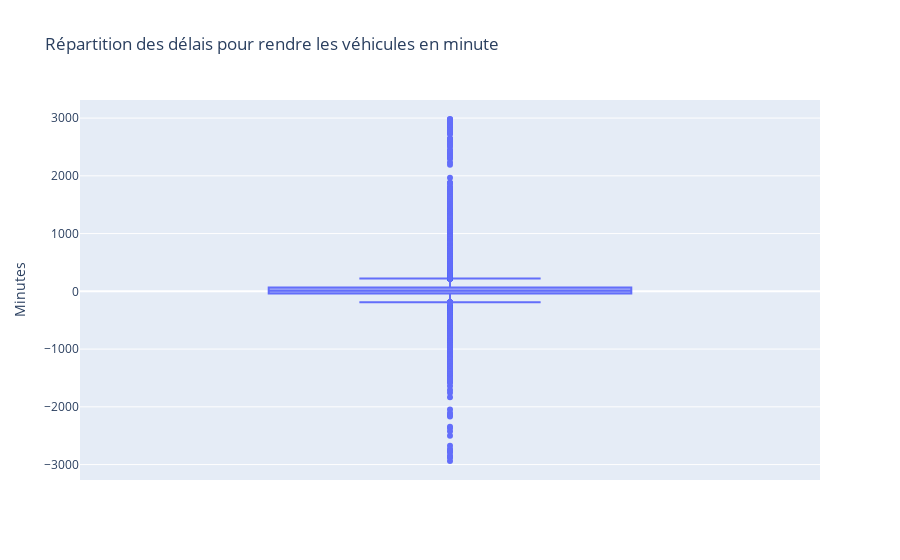

Notebook code for this chart:
### Code cell
# Drop lines containing invalid values or outliers  [Xˉ−3σ,Xˉ+3σ][Xˉ−3σ,Xˉ+3σ]
def delete_ouliers(dataset, sigmas=3, columns=[]):
    """
    Delete outliers from Pandas dataset.

    1 sigma --> 68%
    2 sigmas --> 95%
    3 sigmas --> 99%


    Parameters:
    dataset (pd.DataFrame): Pandas dataset
    columns (list): list of the columns in dataset to check outliers. All by default. 
    
    Returns:
    pd.DataFrame: clean dataset
    """
    masks = []
    if len(columns) < 1:
        columns = dataset.columns
        
    for col in columns:
        mean = dataset[col].mean()
        std = dataset[col].std()
        
        # 3 sigmas rules
        lower_bound = mean - sigmas * std
        upper_bound = mean + sigmas * std
        #print(f"For col {col}, lower is {lower_bound} and upper is {upper_bound}")
        
        # Create mask
        mask = (dataset[col] >= lower_bound) & (dataset[col] <= upper_bound)
        masks.append(mask)

    # Apply mask in all columns
    # example: 
    # row1 = [0,1,1] -> [0]
    # row2 = [1,1,1] -> [1]
    final_mask = pd.concat(masks, axis=1).all(axis=1)
    filtered_df = dataset.loc[final_mask, :]
    return filtered_df


print("old dataset shape:", dataset.shape)
dataset = delete_ouliers(dataset, columns=["delay_at_checkout_in_minutes"])
print("New dataset shape:", dataset.shape)

fig = px.box(
    dataset,
    y='delay_at_checkout_in_minutes',
    title='Répartition des délais pour rendre les véhicules en minute',
    labels={'delay_at_checkout_in_minutes': 'Minutes'}
)

# Afficher la figure
fig.show()

### Figure 1 — Plotly figure (JSON) as saved in the notebook; plotly's stock layout.template omitted (floating-point values rounded to 4 significant figures; data arrays with more than 128 entries replaced by an {"elided": "..."} marker saying what was removed)
{"data": [{"alignmentgroup": "True", "hovertemplate": "Minutes=%{y}<extra></extra>", "legendgroup": "", "marker": {"color": "#636efa"}, "name": "", "notched": false, "offsetgroup": "", "orientation": "v", "showlegend": false, "type": "box", "x0": " ", "xaxis": "x", "y": {"elided": "16276 int values"}, "y0": " ", "yaxis": "y"}], "layout": {"boxmode": "group", "legend": {"tracegroupgap": 0}, "title": {"text": "Répartition des délais pour rendre les véhicules en minute"}, "xaxis": {"anchor": "y", "domain": [0, 1]}, "yaxis": {"anchor": "x", "domain": [0, 1], "title": {"text": "Minutes"}}}}
